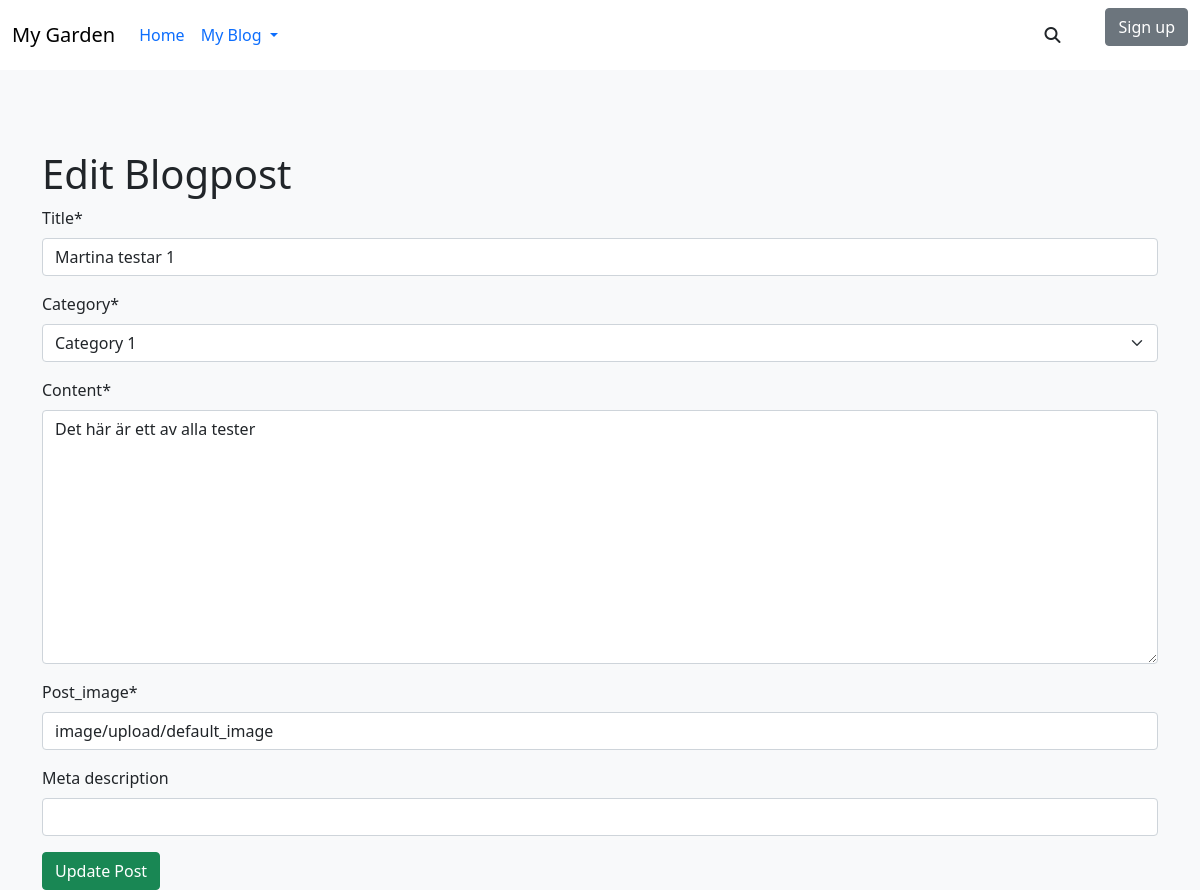
The app's page /blogpost/martina-testar-1/update_post/, older data.
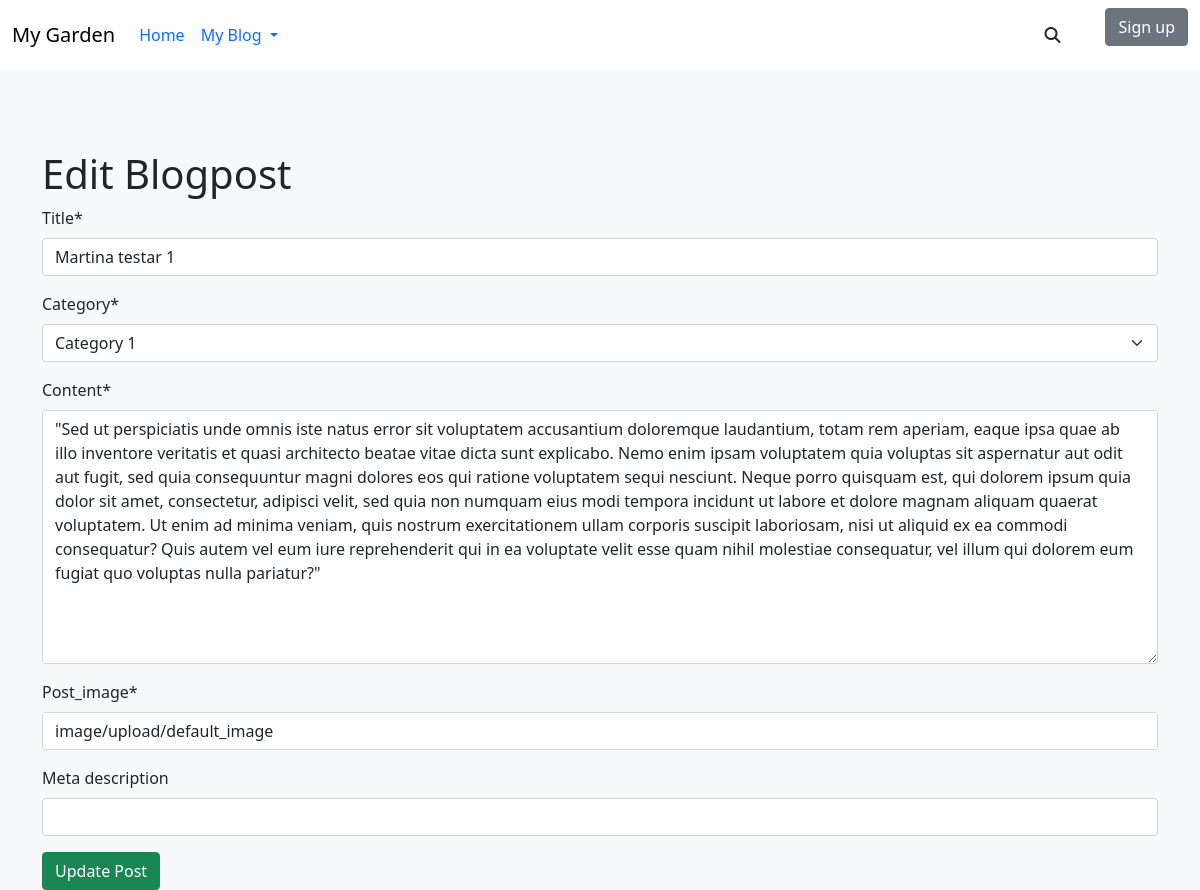
The same page, newer data.
### blog_post/models.py (models this page shows, shortened)
class Post(models.Model):
    PUBLISH_STATUS = ((0, 'Draft'), (1, 'Publish'))
    title = models.CharField(max_length=100)
    slug = models.SlugField(max_length=200, unique=True)
    meta_description = models.CharField(max_length=150, blank=True)
    author = models.ForeignKey(
        User,
        on_delete=models.CASCADE,
        related_name='post_author',
        )
    category = models.ForeignKey(
        Category,
        on_delete=models.CASCADE,
        related_name='post_category',
        )
    created_on = models.DateTimeField(auto_now_add=True)
    updated_on = models.DateTimeField(auto_now=True)
    content = models.TextField()
    published = models.IntegerField(choices=PUBLISH_STATUS, default=0)
    publish_date = models.DateTimeField(blank=True, null=True)
    likes = models.ManyToManyField(
        Profile,
        related_name='post_likes',
        default=[0],
        blank=True
        )
    number_of_likes = models.BigIntegerField(default='0')
    post_img = CloudinaryField(
        'post_image',
        default='default_image'
        )  # TODO: Add a default picture
    class Meta:
        ordering = ['-created_on']

### blog_post/views.py (the view)
# urls.py: path('<slug:slug>/update_post/', views.UpdatePost.as_view(), name='update_post'),
class UpdatePost(generic.UpdateView):
    model = Post
    form_class = UpdateForm
    template_name = 'update_post.html'

### blog_post/forms.py
class UpdateForm(forms.ModelForm):
    class Meta:
        model = Post
        fields = ('title', 'category', 'content', 'post_img', 'meta_description')

### blog_post/models.py (called while the page is built)
    def __str__(self):
        return f'{self.name}'

### blog_post/templates/update_post.html (shortened to what this page needs)
{% extends 'base.html' %}
{% load crispy_forms_tags %}
{% block content %}
<h1>Edit Blogpost</h1>
<form method="POST">
    {{ form|crispy }}
    <button class= "btn btn-success" type="submit">Update Post</button>
</form>
{% endblock %}

Row changes from the older to the newer data that the page shows:
changed Post "Martina testar 1": content "Det här är ett av alla tester" → "\"Sed ut perspiciatis unde omnis iste natus error sit voluptatem accusantium doloremque laudantium, totam rem aperiam, eaque ipsa quae ab illo inventore veritatis et quasi architecto beatae vitae dicta sunt explicabo. Nemo enim ipsam voluptatem quia voluptas sit aspernatur aut odit aut fugit, sed quia consequuntur magni dolores eos qui ratione voluptatem sequi nesciunt. Neque porro quisquam est, qui dolorem ipsum quia dolor sit amet, consectetur, adipisci velit, sed quia non numquam eius modi tempora incidunt ut labore et dolore magnam aliquam quaerat voluptatem. Ut enim ad minima veniam, quis nostrum exercitationem ullam corporis suscipit laboriosam, nisi ut aliquid ex ea commodi…"
